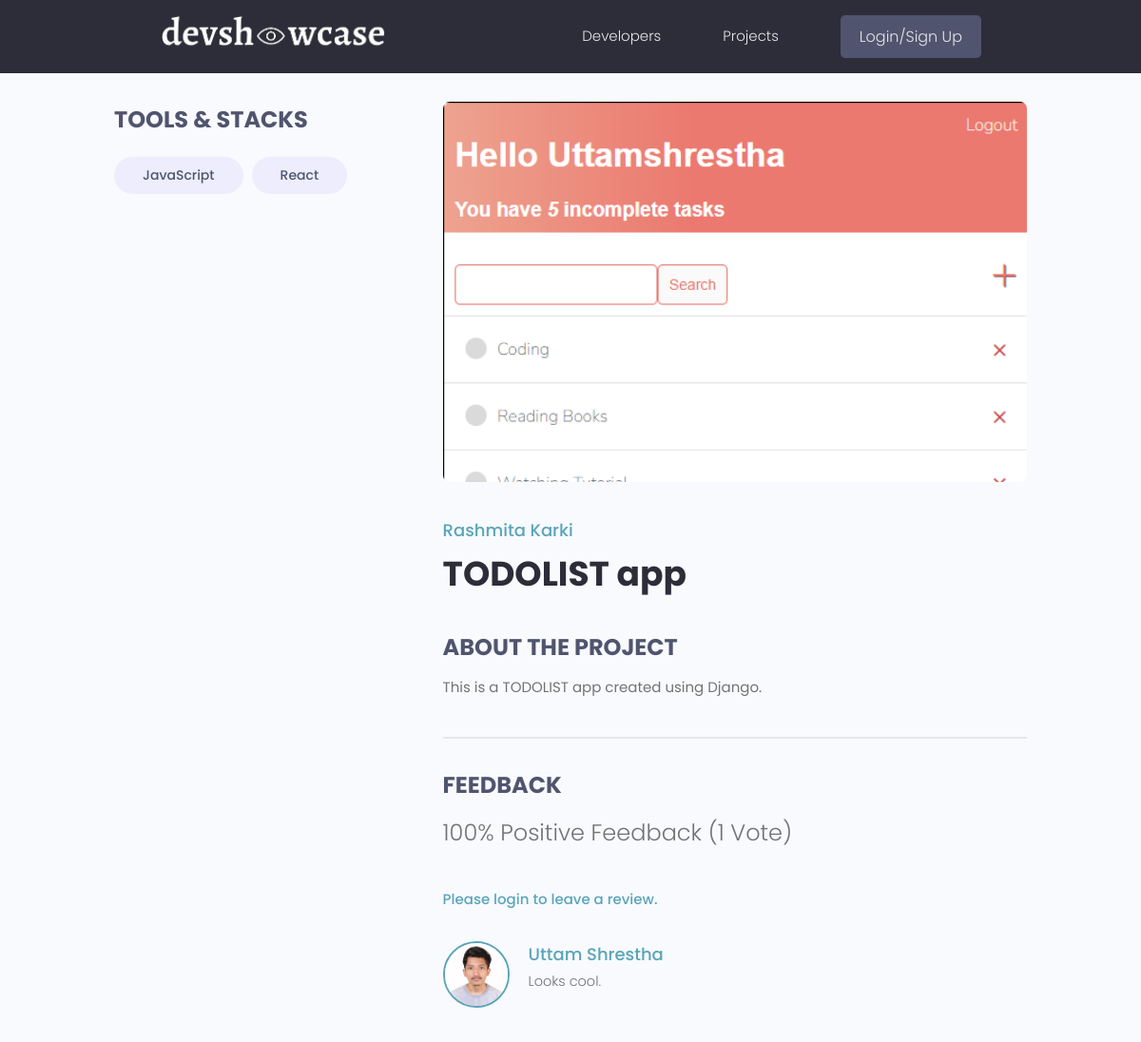
/projects/project/92aa0991-5e91-48e5-83f2-863b801bf485/, run on the app's committed database.
### application/models.py (models this page shows, shortened)
class Tag(models.Model):
    name = models.CharField(max_length = 200)
    created = models.DateTimeField(auto_now_add=True)
    id = models.UUIDField(default = uuid.uuid4, primary_key = True, editable = False) # generate random unique ID
    def __str__(self):
        return self.name

class Project (models.Model):
    owner = models.ForeignKey(Profile, blank = True, null = True, on_delete = models.SET_NULL )  # Create the owner for the project and don't delete the project when the user id is deleted by any circumstances.
    title = models.CharField(max_length = 200)
    description = models.TextField(blank = True, null = True)
    project_image = models.ImageField(blank = True, null = True, default = "default.jpg") # to add images to the DB.
    demo_link = models.CharField(max_length=2000, blank = True, null = True)
    source_link = models.CharField(max_length = 2000, blank = True, null = True)
    tags = models.ManyToManyField('Tag', blank = True)  # it lets user select content of Tag table.
    vote_total = models.IntegerField(default = 0, null = True, blank = True)
    vote_ratio = models.IntegerField(default = 0, null = True, blank = True)
    created = models.DateTimeField(auto_now_add=True)
    id = models.UUIDField(default=uuid.uuid4, primary_key=True, unique=True, editable=False) # generate random unique id
    class Meta:
        ordering = ['-vote_ratio', '-vote_total', 'title']
    @property
    def reviewers(self):
        queryset = self.review_set.all().values_list('owner__id', flat=True)
        return queryset

class Review(models.Model):
    VOTE_TYPE = (
        ('up', 'Up Vote'),
        ('down', 'Down Vote')
    )
    owner = models.ForeignKey(Profile, on_delete = models.CASCADE, null = True)
    project = models.ForeignKey(Project, on_delete=models.CASCADE) # user can select the project which they want to review
    body = models.TextField(blank=True, null = True)
    value = models.CharField(max_length = 20, choices=VOTE_TYPE)
    created = models.DateTimeField(auto_now_add=True)
    id = models.UUIDField(default = uuid.uuid4, primary_key = True, editable = False) # generate a random UUID as the default value.
    class Meta:
        unique_together = [['owner', 'project']]

### users/models.py (models this page shows, shortened)
class Profile(models.Model):
    user = models.OneToOneField(User, on_delete=models.CASCADE, null = True, blank = True)  # User has one to one relationship with their Profile means user can create only one Profile.
    name = models.CharField(max_length = 100, blank = True, null = True)
    email = models.EmailField(max_length = 50, blank = True, null = True)
    username = models.CharField(max_length = 20, blank = True, null = True)
    short_intro = models.CharField(max_length = 200, blank = True, null = True)
    location = models.CharField(max_length = 200, blank = True, null = True)
    bio = models.TextField(blank = True, null = True)
    profile_image = models.ImageField(null = True, blank = True, upload_to = 'users/', default='users/user-default.png')
    social_github = models.CharField(max_length = 200, blank = True, null = True)     # user can add github
    social_linkedin = models.CharField(max_length = 200, blank = True, null = True)   # user can add linkedin
    social_website = models.CharField(max_length = 200, blank = True, null = True)    # user can add their website.
    created = models.DateTimeField(auto_now_add=True)
    id = models.UUIDField(default = uuid.uuid4, primary_key = True, editable = False)
    class Meta:
        ordering = ['created']

### application/views.py (the view, shortened to what this page needs)
# urls.py: path("project/<str:pk>/", views.project, name="project"),   # detail view
def project(request, pk):   # detail view
    projectObj = models.Project.objects.get(id=pk) # retrieve single project object from the db using it's pk.
    form = forms.ReviewForm()
    context = {
        'project': projectObj,
        'form': form
    }
    return render(request, 'application/single__project.html', context)

### template/application/single__project.html (shortened to what this page needs)
{% extends 'application/main.html' %}
{% block content %}
<main class="singleProject my-md">
    <div class="container">
      <div class="layout">
        <div class="column column--1of3">
          <h3 class="singleProject__subtitle">Tools & Stacks</h3>
          <div class="singleProject__toolStack">
            {% for tag in project.tags.all %}
            <span class="tag tag--pill tag--sub tag--lg">
              <small>{{tag}}</small>
            </span>
            {% endfor %}
          </div>
          <br>
        </div>
        <div class="column column--2of3">
          <img class="singleProject__preview" src="{{ project.project_image.url  }}" alt="portfolio thumbnail" />
          <a href="{% url 'user-profile' project.owner.id %}" class="singleProject__developer">{{ project.owner.name }}</a>
          <h2 class="singleProject__title">{{project.title}}</h2>
          <h3 class="singleProject__subtitle">About the Project</h3>
          <div class="singleProject__info">
            {{project.description}}
          </div>
          <div class="comments">
            <h3 class="singleProject__subtitle">Feedback</h3>
            <h5 class="project--rating">
              {{project.vote_ratio}}% Positive Feedback ({{project.vote_total}} Vote{{project.vote_total|pluralize:"s"}})
            </h5>
            {% if request.user.profile.id in project.reviewers %}
            <p>You have already submitted your review for this project.</p>
            {% elif request.user.profile == project.owner %}
            <p>You cannot review your own work.</p>
            {% else %}
              <a href="{% url 'login' %}?next={{request.path}}">Please login to leave a review.</a>
            {% endif %}
            <div class="commentList">
              {% for review in project.review_set.all %}
              {% if review.body %}
              <div class="comment">
                <a href="{% url 'user-profile' review.owner.id  %}">
                  <img class="avatar avatar--md"
                    src="{{review.owner.profile_image.url}}" alt="user" />
                </a>
                <div class="comment__details">
                  <a href="{% url 'user-profile' review.owner.id  %}" class="comment__author">{{review.owner.name}}</a>
                  <p class="comment__info">
                    {{review.body|linebreaksbr}}
                  </p>
                </div>
              </div>
              {% endif %}
              {% endfor %}
            </div>
          </div>
        </div>
      </div>
    </div>
  </main>
{% endblock %}

### static/styles/app.css (style rules this page uses)
:root { --color-sub: #2d2d39; }
img { width: 100%; }
.singleProject .column--1of3 { order: 2; }
@media screen and (min-width: 1081px) { .singleProject .column--1of3 { order: 1; } }
@media screen and (min-width: 1081px) { .singleProject .column--2of3 { order: 2; } }
.singleProject__toolStack { margin-top: 2rem; margin-bottom: 4rem; }
.singleProject__preview { height: 50vh; object-fit: cover; object-position: top center; margin-bottom: 3rem; border-radius: 0.7rem; }
.singleProject__developer { font-size: 1.8rem; font-weight: 500; }
.singleProject__title { font-size: 3.6rem; font-weight: 700; color: var(--color-sub); margin-bottom: 3rem; }
.project--rating { margin-bottom: 1.6em; margin-top: .5em; }
.singleProject__subtitle { text-transform: uppercase; font-size: 2.4rem; font-weight: 700; color: var(--color-sub-light); margin-bottom: 1rem; }
.comments { margin-top: 4rem; padding-top: 3rem; border-top: 2px solid var(--color-light); }
.commentList { margin: 3rem 0; }
.comment { display: flex; gap: 2rem; }
.comment__author { font-size: 1.8rem; }
.comment__info { font-size: 1.45rem; }

### static/uikit/styles/modules/_variables.css (style rules this page uses)
:root { --color-main: #5aa5b9; --color-main-light: #e6faff; --color-sub: #3f4156; --color-sub-light: #51546e; --color-sub-lighter: #ededfd; --color-text: #737373; --color-gray: #8b8b8b; --color-light: #e5e7eb; --color-light-gray: #767676; --color-bg: #f8fafd; --color-white: #fffefd; --color-white-light: #f3f3f3; --color-success: #359e64; --color-success-bg: #def8e8; --color-error: #fc4b0b; --color-error-bg: #fff2ee; --font-base: 'Poppins', arial, helvetica, 'Segoe UI', roboto, ubuntu, sans-serif; --font-monospace: 'Fira Code', 'Courier New', courier, monospace; --font-regular: 300; --font-medium: 500; --font-bold: 700; --generic-shadow: 1px 1px 5px #00000010; --generic-transition: all 0.3s ease-in-out; }

### static/uikit/styles/modules/_base.css (style rules this page uses)
* { margin: 0; padding: 0; box-sizing: border-box; text-rendering: optimizeLegibility; color: inherit; font-size: inherit; }
html { font-size: 50%; }
@media only screen and (min-width: 480px) { html { font-size: 56.25%; } }
@media only screen and (min-width: 1200px) { html { font-size: 62.5%; } }
body { line-height: 1.6; font-weight: 400; font-size: 1.5rem; color: var(--color-text); background-color: var(--color-bg); min-height: 100vh; }

### static/uikit/styles/modules/_typography.css (style rules this page uses)
* { font-family: var(--font-base); }
h2 { font-size: 3.6rem; font-weight: var(--font-bold); }
h3 { font-size: 3.2rem; font-weight: var(--font-medium); }
h5 { font-size: 2.4rem; font-weight: var(--font-medium); }
h5, h6 { font-weight: var(--font-regular); }
p, span, strong { font-size: 1.6rem; color: var(--color-text); font-weight: var(--font-regular); }
a { padding-bottom: 2px; text-decoration: none; display: inline-block; color: var(--color-main); font-weight: var(--font-medium); }

### static/uikit/styles/modules/_utilities.css (style rules this page uses)
.container { width: 92%; max-width: 165rem; margin: 0 auto; box-sizing: border-box; }
@media screen and (min-width: 1000px) { .container { width: 90%; } }
@media screen and (min-width: 1200px) { .container { width: 80%; } }
.my-md { margin: 3rem auto; }

### static/uikit/styles/modules/_avatar.css (style rules this page uses)
.avatar { border-radius: 50%; border: 2px solid var(--color-main); object-fit: cover; }
.avatar--md { height: 7rem; width: 7rem; }

### static/uikit/styles/modules/_tag.css (style rules this page uses)
.tag { display: inline-flex; align-items: center; background-color: var(--color-sub); height: -webkit-fit-content; height: -moz-fit-content; height: fit-content; width: -webkit-fit-content; width: -moz-fit-content; width: fit-content; border-radius: 0.5rem; padding: 0.5rem 1.5rem; font-size: 1.2rem; cursor: pointer; }
.tag:not(:last-child) { margin-right: 0.25rem; margin-bottom: 0.75rem; }
.tag > small { color: var(--color-white); }
.tag--pill { border-radius: 5rem; }
.tag--sub, .tag--sub > small { background: var(--color-sub-lighter); color: var(--color-sub-light); font-weight: 500; }
.tag--lg { padding: 0.8rem 3rem; font-size: 1.4rem; }
.tag--lg:not(:last-child) { margin-right: 0.5rem; margin-bottom: 1rem; }

### static/uikit/styles/modules/_layout.css (style rules this page uses)
.layout { display: flex; flex-flow: row wrap; justify-content: space-between; }
.layout > .column { margin-bottom: 3rem; }
.layout > .column.column--1of3 { flex-basis: 30%; }
.layout > .column.column--2of3 { flex-basis: 64%; }

### data on the page
Tag: name "JavaScript"
Tag: name "React"
Project: project_image (picture), owner.name "Rashmita Karki", title "TODOLIST app", description "This is a TODOLIST app created using Django.", vote_ratio "100", vote_total "1"
Review: owner.profile_image (picture), owner.name "Uttam Shrestha", body "Looks cool."
